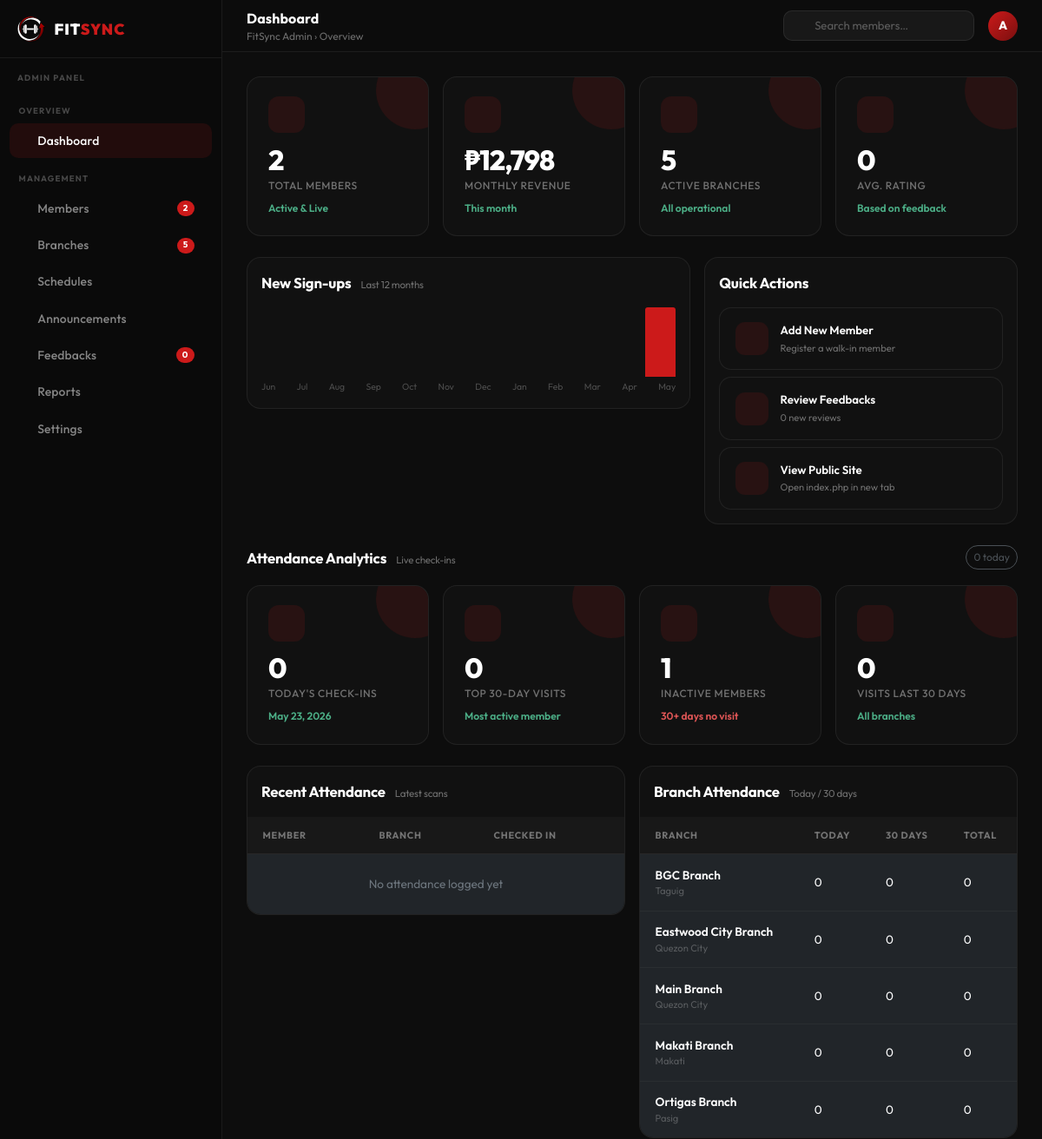
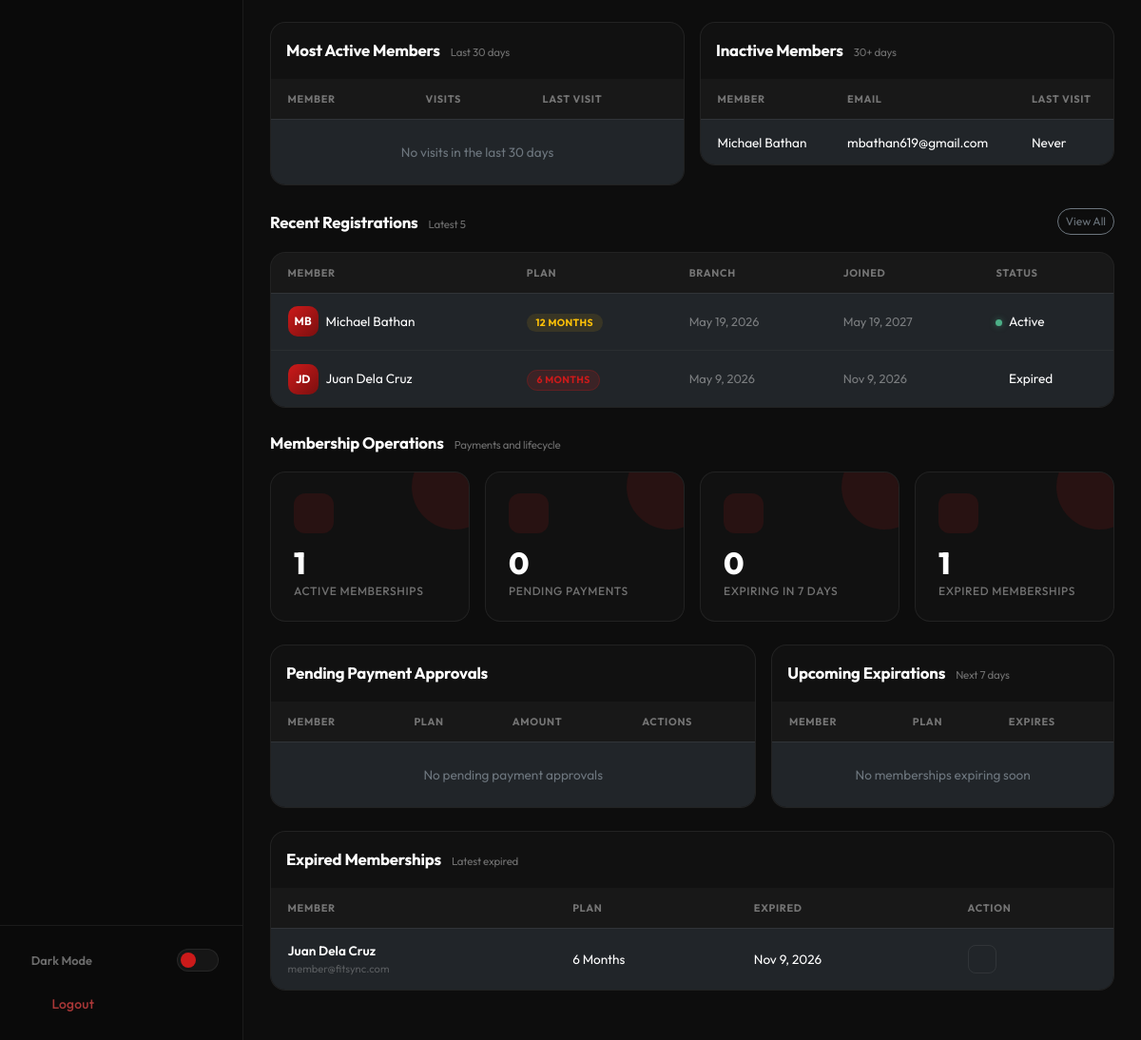
/admin.php (signed in), run on the app's committed database (2 pictures, top to bottom).
### tables this page shows
CREATE TABLE `branches` (
  `id` smallint(5) UNSIGNED NOT NULL,
  `name` varchar(100) NOT NULL,
  `city` varchar(64) NOT NULL,
  `address` varchar(255) DEFAULT NULL,
  `maps_embed` text DEFAULT NULL,
  `is_active` tinyint(1) NOT NULL DEFAULT 1,
  `created_at` datetime NOT NULL DEFAULT current_timestamp()
);

CREATE TABLE `users` (
  `id` int(10) UNSIGNED NOT NULL,
  `role` enum('admin','member') NOT NULL DEFAULT 'member',
  `first_name` varchar(64) NOT NULL,
  `last_name` varchar(64) NOT NULL,
  `email` varchar(191) NOT NULL,
  `password_hash` varchar(255) NOT NULL,
  `birthdate` date DEFAULT NULL,
  `gender` enum('male','female','nonbinary','other') DEFAULT NULL,
  `email_verified_at` datetime DEFAULT NULL,
  `verification_token` varchar(128) DEFAULT NULL,
  `remember_token` varchar(128) DEFAULT NULL,
  `profile_photo` varchar(255) DEFAULT NULL,
  `is_active` tinyint(1) NOT NULL DEFAULT 1,
  `last_login_at` datetime DEFAULT NULL,
  `created_at` datetime NOT NULL DEFAULT current_timestamp(),
  `updated_at` datetime NOT NULL DEFAULT current_timestamp() ON UPDATE current_timestamp()
);

CREATE TABLE `memberships` (
  `id` int(10) UNSIGNED NOT NULL,
  `user_id` int(10) UNSIGNED NOT NULL,
  `plan_id` smallint(5) UNSIGNED NOT NULL,
  `branch_id` smallint(5) UNSIGNED NOT NULL DEFAULT 1,
  `starts_at` date NOT NULL,
  `ends_at` date NOT NULL,
  `amount_paid` decimal(10,2) NOT NULL,
  `payment_method` enum('credit_card','debit_card','gcash','maya','bank_transfer','cash') NOT NULL DEFAULT 'cash',
  `payment_status` enum('pending','paid','failed','refunded') NOT NULL DEFAULT 'paid',
  `status` enum('pending','active','expired','cancelled','frozen') NOT NULL DEFAULT 'active',
  `payment_ref` varchar(128) DEFAULT NULL,
  `created_at` datetime NOT NULL DEFAULT current_timestamp(),
  `updated_at` datetime NOT NULL DEFAULT current_timestamp() ON UPDATE current_timestamp()
);

CREATE TABLE `membership_plans` (
  `id` smallint(5) UNSIGNED NOT NULL,
  `slug` varchar(16) NOT NULL,
  `label` varchar(32) NOT NULL,
  `duration_days` smallint(5) UNSIGNED NOT NULL,
  `price` decimal(10,2) NOT NULL,
  `original_price` decimal(10,2) NOT NULL,
  `features_json` longtext DEFAULT NULL,
  `is_active` tinyint(1) NOT NULL DEFAULT 1,
  `sort_order` tinyint(3) UNSIGNED NOT NULL DEFAULT 0
);

### admin.php (the view, shortened to what the rows shown need)
<?php
$pdo = db();
$inactiveMembers = $pdo->query(
    "SELECT u.id, u.first_name AS fname, u.last_name AS lname, u.email,
            MAX(al.check_in_at) AS last_check_in
     FROM users u
     INNER JOIN memberships m ON m.user_id = u.id
        AND m.status = 'active'
        AND m.payment_status = 'paid'
        AND m.starts_at <= CURDATE()
        AND m.ends_at >= CURDATE()
     LEFT JOIN attendance_logs al ON al.user_id = u.id
     WHERE u.role = 'member' AND u.is_active = 1
     GROUP BY u.id, u.first_name, u.last_name, u.email
     HAVING MAX(al.check_in_at) IS NULL OR MAX(al.check_in_at) < DATE_SUB(CURDATE(), INTERVAL 30 DAY)
     ORDER BY MAX(al.check_in_at) IS NULL DESC, MAX(al.check_in_at) ASC
     LIMIT 5"
)->fetchAll(PDO::FETCH_ASSOC);
$attendanceByBranch = $pdo->query(
    "SELECT b.id, b.name, b.city,
            COUNT(al.id) AS total_visits,
            SUM(CASE WHEN DATE(al.check_in_at) = CURDATE() THEN 1 ELSE 0 END) AS today_visits,
            SUM(CASE WHEN al.check_in_at >= DATE_SUB(CURDATE(), INTERVAL 30 DAY) THEN 1 ELSE 0 END) AS visits_30d
     FROM branches b
     LEFT JOIN attendance_logs al ON al.branch_id = b.id
     WHERE b.is_active = 1
     GROUP BY b.id, b.name, b.city
     ORDER BY visits_30d DESC, b.name ASC"
)->fetchAll(PDO::FETCH_ASSOC);
$expiredMemberships = $pdo->query("SELECT m.id, u.first_name AS fname, u.last_name AS lname, u.email,
           p.label AS plan, m.ends_at
    FROM memberships m
    INNER JOIN users u ON u.id = m.user_id
    INNER JOIN membership_plans p ON p.id = m.plan_id
    WHERE m.status = 'expired'
    ORDER BY m.ends_at DESC
    LIMIT 8")->fetchAll(PDO::FETCH_ASSOC);
?>
<!DOCTYPE html>
<html lang="en" data-bs-theme="dark">
<head>
    <link rel="stylesheet" href="https://cdn.jsdelivr.net/npm/bootstrap@5.3.3/dist/css/bootstrap.min.css" />
    <link rel="stylesheet" href="https://cdn.jsdelivr.net/npm/@tabler/icons-webfont@latest/tabler-icons.min.css" />
</head>
<body>
    <div class="main-wrap">
        <div class="main-content">
            <div class="page-section active" id="page-dashboard">
                <div class="row g-3 mb-4">
                    <div class="col-xl-6">
                        <div class="admin-table-wrap">
                            <table class="table admin-table">
                                <thead>
                                    <tr>
                                        <th>Member</th>
                                        <th>Branch</th>
                                        <th>Checked In</th>
                                    </tr>
                                </thead>
                            </table>
                        </div>
                    </div>
                    <div class="col-xl-6">
                        <div class="admin-table-wrap">
                            <table class="table admin-table">
                                <thead>
                                    <tr>
                                        <th>Branch</th>
                                        <th>Today</th>
                                        <th>30 Days</th>
                                        <th>Total</th>
                                    </tr>
                                </thead>
                                <tbody>
                                    <?php foreach ($attendanceByBranch as $branchLog): ?>
                                        <tr>
                                            <td>
                                                <div style="font-weight:600"><?= htmlspecialchars($branchLog['name']) ?></div>
                                                <div style="font-size:.7rem;color:var(--text-dimmed)"><?= htmlspecialchars($branchLog['city']) ?></div>
                                            </td>
                                            <td><?= number_format((int) $branchLog['today_visits']) ?></td>
                                            <td><?= number_format((int) $branchLog['visits_30d']) ?></td>
                                            <td><?= number_format((int) $branchLog['total_visits']) ?></td>
                                        </tr>
                                    <?php endforeach ?>
                                </tbody>
                            </table>
                        </div>
                    </div>
                </div>
                <div class="row g-3 mb-4">
                    <div class="col-xl-6">
                        <div class="admin-table-wrap">
                            <table class="table admin-table">
                                <thead>
                                    <tr>
                                        <th>Member</th>
                                        <th>Visits</th>
                                        <th>Last Visit</th>
                                    </tr>
                                </thead>
                            </table>
                        </div>
                    </div>
                    <div class="col-xl-6">
                        <div class="admin-table-wrap">
                            <table class="table admin-table">
                                <thead>
                                    <tr>
                                        <th>Member</th>
                                        <th>Email</th>
                                        <th>Last Visit</th>
                                    </tr>
                                </thead>
                                <tbody>
                                    <?php if ($inactiveMembers): ?>
                                        <?php foreach ($inactiveMembers as $inactiveMember): ?>
                                            <tr>
                                                <td><?= htmlspecialchars($inactiveMember['fname'] . ' ' . $inactiveMember['lname']) ?></td>
                                                <td class="col-hide-xs"><?= htmlspecialchars($inactiveMember['email']) ?></td>
                                                <td><?= $inactiveMember['last_check_in'] ? date('M j, Y', strtotime($inactiveMember['last_check_in'])) : 'Never' ?></td>
                                            </tr>
                                        <?php endforeach ?>
                                    <?php else: ?>
                                        <tr><td colspan="3" class="text-center text-secondary py-4">No inactive active-membership members</td></tr>
                                    <?php endif ?>
                                </tbody>
                            </table>
                        </div>
                    </div>
                </div>
                <div class="admin-table-wrap">
                    <table class="table admin-table">
                        <thead>
                            <tr>
                                <th>Member</th>
                                <th>Plan</th>
                                <th class="col-hide-xs">Branch</th>
                                <th class="col-hide-xs">Joined</th>
                                <th>Status</th>
                            </tr>
                        </thead>
                    </table>
                </div>
                <div class="row g-3 mb-4">
                    <div class="col-xl-7">
                        <div class="admin-table-wrap">
                            <table class="table admin-table">
                                <thead><tr><th>Member</th><th>Plan</th><th>Amount</th><th>Actions</th></tr></thead>
                            </table>
                        </div>
                    </div>
                    <div class="col-xl-5">
                        <div class="admin-table-wrap">
                            <table class="table admin-table">
                                <thead><tr><th>Member</th><th>Plan</th><th>Expires</th></tr></thead>
                            </table>
                        </div>
                    </div>
                </div>
                <div class="row g-3 mb-4">
                    <div class="col-xl-12">
                        <div class="admin-table-wrap">
                            <table class="table admin-table">
                                <thead><tr><th>Member</th><th>Plan</th><th>Expired</th><th>Action</th></tr></thead>
                                <tbody>
                                    <?php if ($expiredMemberships): ?>
                                        <?php foreach ($expiredMemberships as $expired): ?>
                                            <tr>
                                                <td>
                                                    <div style="font-weight:600"><?= htmlspecialchars($expired['fname'] . ' ' . $expired['lname']) ?></div>
                                                    <div style="font-size:.7rem;color:var(--text-dimmed)"><?= htmlspecialchars($expired['email']) ?></div>
                                                </td>
                                                <td><?= htmlspecialchars($expired['plan']) ?></td>
                                                <td><?= date('M j, Y', strtotime($expired['ends_at'])) ?></td>
                                                <td>
                                                    <button class="tbl-btn" title="Reactivate manually" onclick="membershipAction('set_membership_status', <?= (int) $expired['id'] ?>, 'active')">
                                                    </button>
                                                </td>
                                            </tr>
                                        <?php endforeach ?>
                                    <?php else: ?>
                                        <tr><td colspan="4" class="text-center text-secondary py-4">No expired memberships</td></tr>
                                    <?php endif ?>
                                </tbody>
                            </table>
                        </div>
                    </div>
                </div>
            </div>
        </div>
    </div>
</body>
</html>

### data on the page
branches: name "BGC Branch", city "Taguig", today_visits "0", visits_30d "0", total_visits "0"
branches: name "Eastwood City Branch", city "Quezon City", today_visits "0", visits_30d "0", total_visits "0"
branches: name "Main Branch", city "Quezon City", today_visits "0", visits_30d "0", total_visits "0"
branches: name "Makati Branch", city "Makati", today_visits "0", visits_30d "0", total_visits "0"
branches: name "Ortigas Branch", city "Pasig", today_visits "0", visits_30d "0", total_visits "0"
users: first_name+last_name "Michael Bathan", email "mbathan619@gmail.com"
memberships: user.last_name "Juan Dela Cruz", user.email "member@fitsync.com", plan.label "6 Months", ends_at "Nov 9, 2026"

### other printed values
$totalMembers "2"
$totalBranches "5"
$totalFeedbacks "0"
$adminInitial "A"
$monthlyRevenue "12,798"
$averageRating "0"
$todayCheckIns "0"
$mostActiveMembers[0]['visits'] "0"
count($inactiveMembers) "1"
$totalVisitsLast30Days "0"
$activeMemberships "1"
$pendingPaymentCount "0"
count($expiringMemberships) "0"
$expiredMembershipCount "1"
